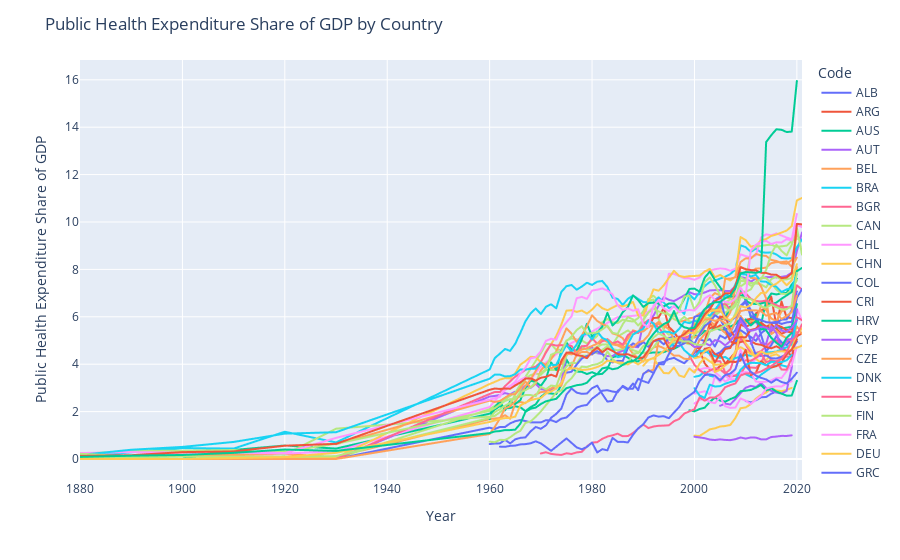

Notebook code cell kept with this figure:
### Code cell
# Convert the 'Year' column to datetime
data['Year'] = pd.to_datetime(data['Year'], format='%Y')

# Set up the interactive line graph using Plotly Express
fig = px.line(
    data,
    x='Year',
    y='public_health_expenditure_pc_gdp',
    color='Code',
    hover_data=['Code']
)

# Set the x-axis and y-axis labels
fig.update_xaxes(title_text='Year')
fig.update_yaxes(title_text='Public Health Expenditure Share of GDP')

# Set the title
fig.update_layout(title_text='Public Health Expenditure Share of GDP by Country')

# Show the interactive line graph
fig.show()
